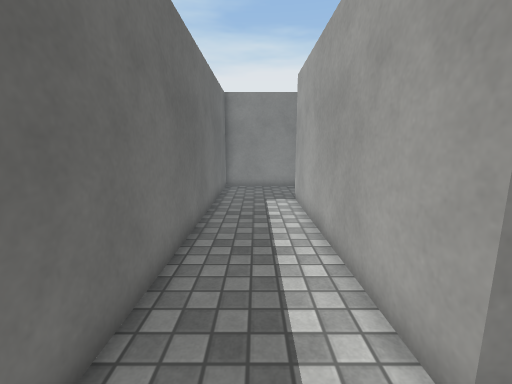
View 1 (above)

13 first-person views from a walk through a 3-D level made in the Unity game engine. The camera is 1.3 m above the floor, tilts 10° down and sees 90° across. The floor is counted in squares, 0.5 m on a side. Each view is taken from the middle of a square. On the plan, view 1 faces up. The plan holds only what a view shows up to about 18 squares ahead; the rest is blank. The place goes on beyond the plan. The player character is not drawn. Surface patterns are stand-ins for the level's own textures.

View 2
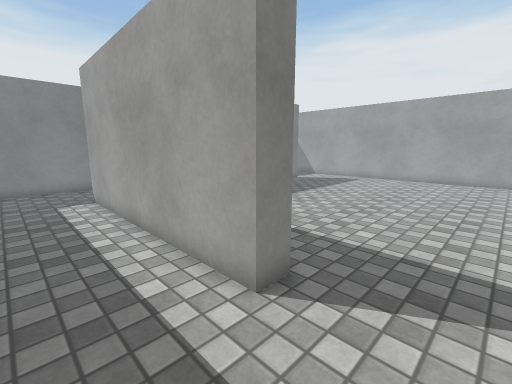

View 3
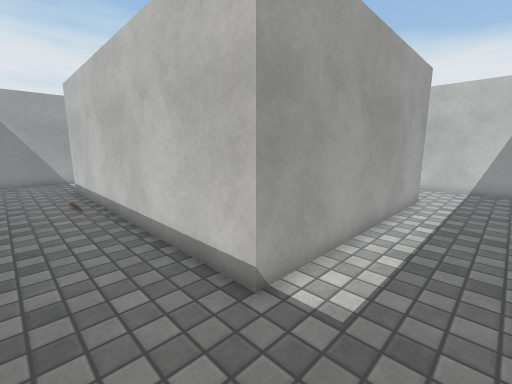

View 4
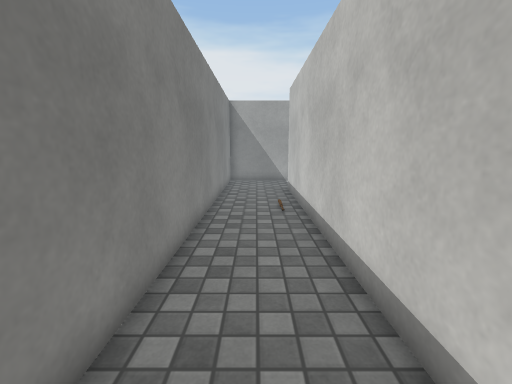

View 5
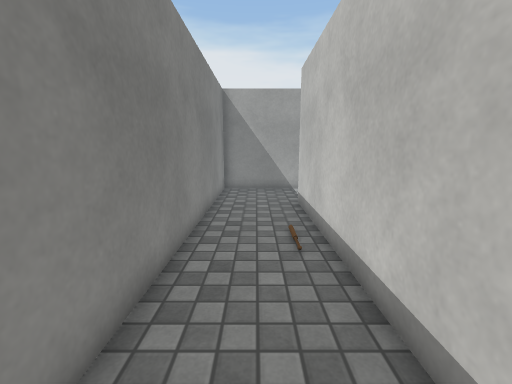

View 6
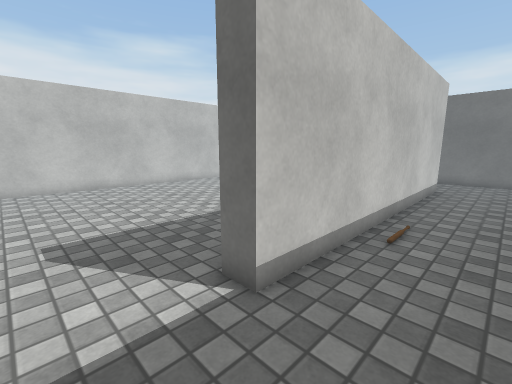

View 7
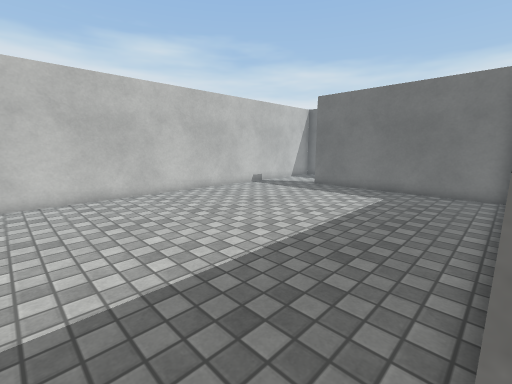

View 8
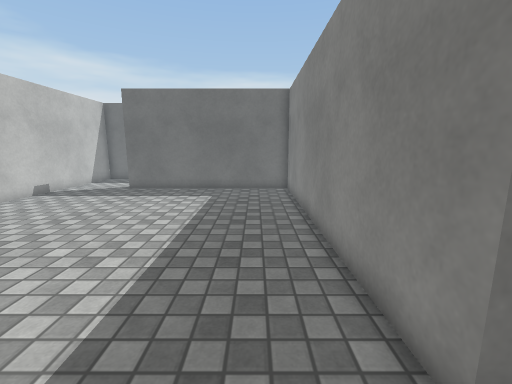

View 9
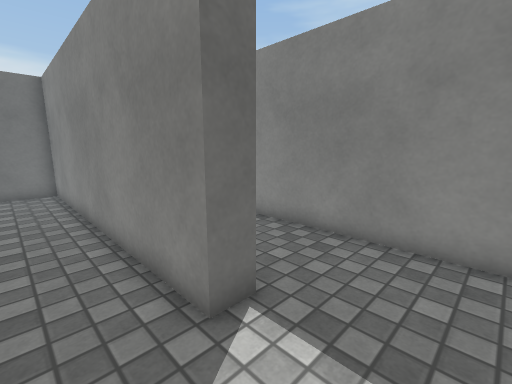

View 10
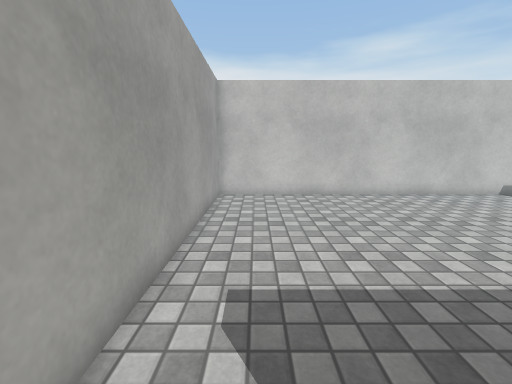

View 11
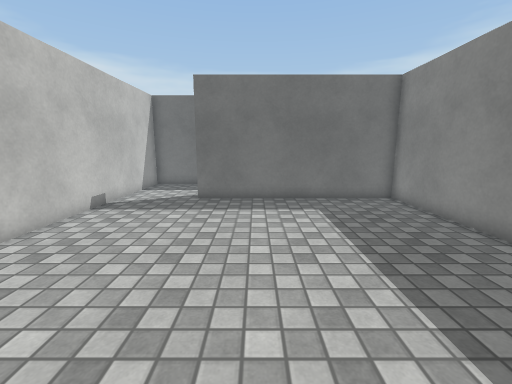

View 12
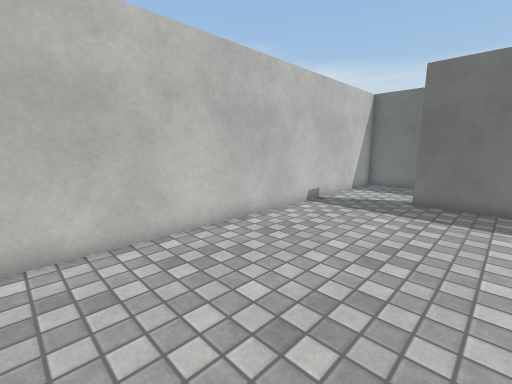

View 13
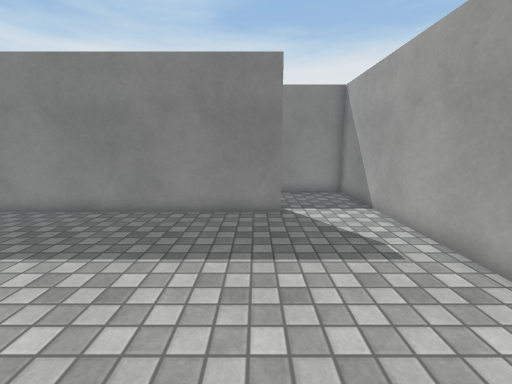

### Floor plan
Ten units are one square. View 1 is at (0, 0); x grows to the right and y downward. Boxes are objects, and circles mark ways between rooms. Rooms are numbered by the first view taken in them; rooms with no view inside come last. Other rooms are left out.
<svg viewBox="-25 -175 240 200">
<path fill="none" stroke="#000" d="M20 -20 20 -130 170 -130M210 -135 210 -170 -20 -170 -20 20 15 20M170 -130 170 -120 30 -120 30 -20 20 -20M15 20 210 20 210 -135"/>
<circle cx="190" cy="-125" r="3" fill="#2a7"/>
<circle cx="25" cy="0" r="3" fill="#2a7"/>
<text x="60" y="-140">1</text>
<text x="120" y="-50">2</text>
</svg>
Room 1 opens to room 2.

Where each view was taken, in squares from view 1:
view 1: 0 up, 0 right, facing up
view 2: 1 down, 1 left, facing up-right
view 3: 16 up, 1 left, facing down-right
view 4: 15 up, 1 right, facing right
view 5: 15 up, 5 right, facing right
view 6: 16 up, 20 right, facing down-left
view 7: 12 up, 19 right, facing down-left
view 8: 10 up, 19 right, facing left
view 9: 10 up, 20 right, facing up-left
view 10: 12 up, 19 right, facing down
view 11: 5 up, 16 right, facing left
view 12: 5 up, 16 right, facing down-left
view 13: 2 up, 16 right, facing up
